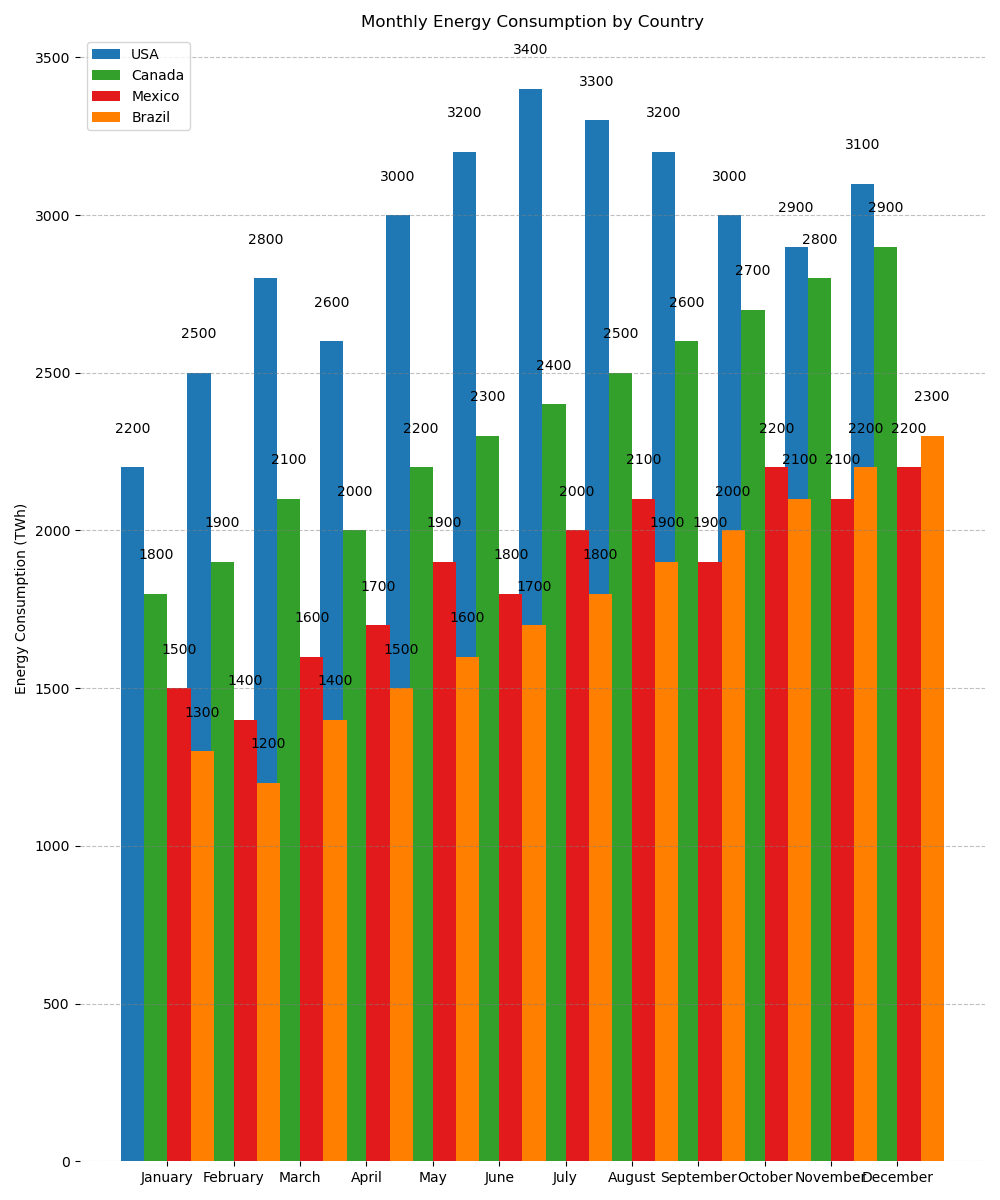

Recreate this plot in Python.

import matplotlib.pyplot as plt

months = ['January', 'February', 'March', 'April', 'May', 'June', 
          'July', 'August', 'September', 'October', 'November', 'December']
USA = [2200, 2500, 2800, 2600, 3000, 3200, 3400, 3300, 3200, 3000, 2900, 3100]
Canada = [1800, 1900, 2100, 2000, 2200, 2300, 2400, 2500, 2600, 2700, 2800, 2900]
Mexico = [1500, 1400, 1600, 1700, 1900, 1800, 2000, 2100, 1900, 2200, 2100, 2200]
Brazil = [1300, 1200, 1400, 1500, 1600, 1700, 1800, 1900, 2000, 2100, 2200, 2300]

bar_width = 0.35
indices = range(len(months))

fig, ax = plt.subplots(figsize=(10, 12))

ax.bar(indices, USA, width=bar_width, color='#1f78b4', label='USA')
ax.bar([i + bar_width for i in indices], Canada, width=bar_width, color='#33a02c', label='Canada')
ax.bar([i + 2 * bar_width for i in indices], Mexico, width=bar_width, color='#e31a1c', label='Mexico')
ax.bar([i + 3 * bar_width for i in indices], Brazil, width=bar_width, color='#ff7f00', label='Brazil')

ax.set_ylabel('Energy Consumption (TWh)')
ax.set_title('Monthly Energy Consumption by Country')
ax.set_xticks([i + 1.5 * bar_width for i in indices])
ax.set_xticklabels(months)
ax.legend(loc='upper left')

for spine in ax.spines.values():
    spine.set_visible(False)

ax.yaxis.grid(True, linestyle='--', which='major', color='grey', alpha=0.5)

for i, v in enumerate(USA):
    ax.text(i, v + 100, str(v), ha='center', va='bottom')
for i, v in enumerate(Canada):
    ax.text(i + bar_width, v + 100, str(v), ha='center', va='bottom')
for i, v in enumerate(Mexico):
    ax.text(i + 2 * bar_width, v + 100, str(v), ha='center', va='bottom')
for i, v in enumerate(Brazil):
    ax.text(i + 3 * bar_width, v + 100, str(v), ha='center', va='bottom')

plt.tight_layout()
plt.show()
